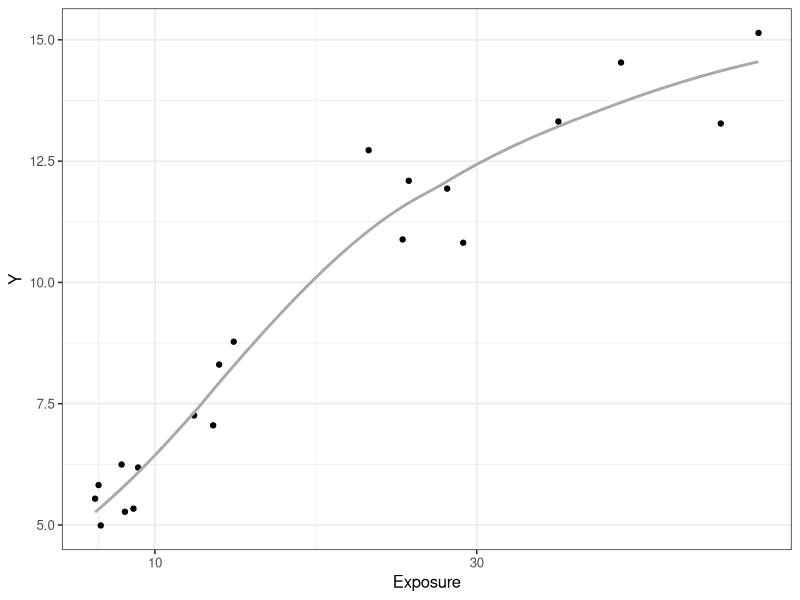
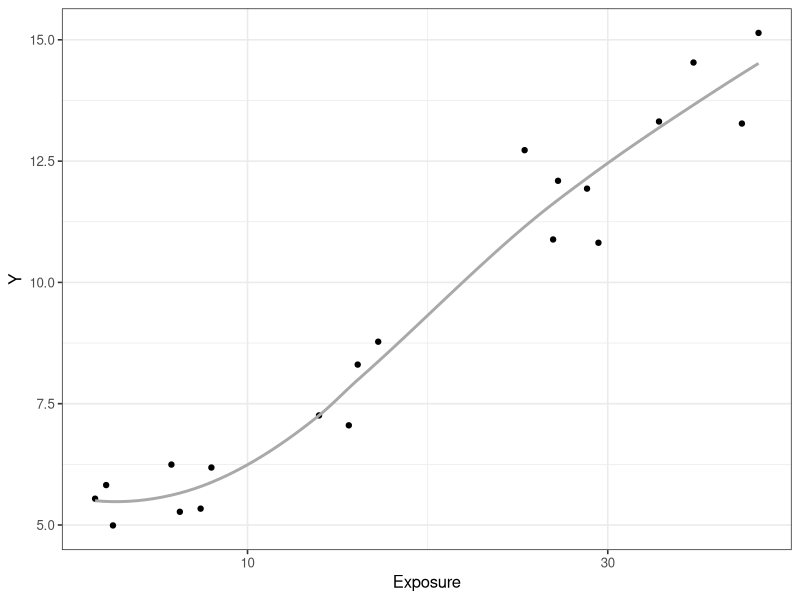
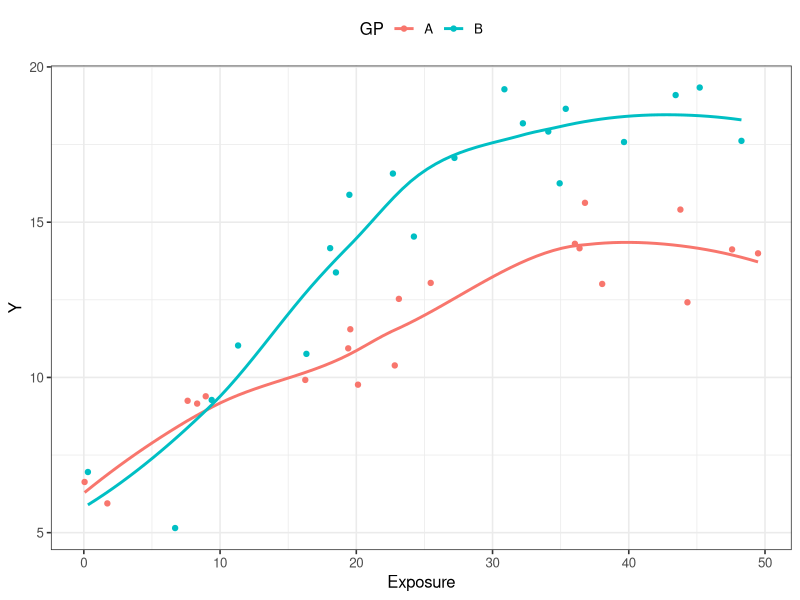

Write R code to recreate these figures, in order.
## ---- chunk 1
#| output: FALSE
#| message: FALSE

library(tidyverse)
library(here)

theme_set(theme_bw(base_size = 12))

set.seed(1234)
## ---- chunk 2
n <- 20 # number of subjects
E0 <- 5 # effect at 0 concentration
Emax <- 10 # maximal effect
EC50 <- 20 # concentration at half maximal effect
h <- 2 # Hill coefficient

set.seed(130)
c.is <- 50 * runif(n) # exposure

set.seed(130)
eps <- rnorm(n) # residual error

y.is <- E0 + ((Emax * c.is^h) / (c.is^h + EC50^h)) + eps

d_example_emax_nocov <- tibble(Conc = c.is, Y = y.is)
## ---- chunk 3
#| label: fig-check-data-no-cov
#| fig-width: 7
#| fig-height: 5

ggplot(d_example_emax_nocov, aes(Conc, Y)) +
  geom_point() +
  geom_smooth(formula = y ~ x, method = "loess", se = F, col = "darkgrey") +
  scale_x_continuous("Exposure", breaks = c(3, 10, 30, 100))

ggplot(d_example_emax_nocov, aes(Conc, Y)) +
  geom_point() +
  geom_smooth(formula = y ~ x, method = "loess", se = F, col = "darkgrey") +
  scale_x_log10("Exposure", breaks = c(3, 10, 30, 100))
## ---- chunk 4
Ngp <- 2
N <- 20 * Ngp
GPid <- as.factor(rep(c("A", "B"), each = 20))

# Set parameters
E0 <- 5
EC50 <- 15
h <- 2
beta1 <- .7

# Calc response
set.seed(12345)

d_example_emax_cov <-
  tibble(GP = GPid) |>
  mutate(
    c.is = 50 * runif(N), eps = rnorm(N)
  ) |>
  mutate(
    Emax.i = ifelse(GP == "A", 10, 15)
  ) |>
  mutate(y.is = E0 + ((Emax.i * c.is^h) / (c.is^h + EC50^h)) + eps) |>
  mutate(Conc = c.is, Y = y.is)
## ---- chunk 5
#| label: fig-check-data-cov
#| fig-width: 7
#| fig-height: 5

ggplot(d_example_emax_cov, aes(Conc, Y)) +
  geom_point(aes(colour = GP)) +
  geom_smooth(aes(group = GP, colour = GP), se = F) +
  scale_x_continuous("Exposure") +
  theme(legend.position = "top")
